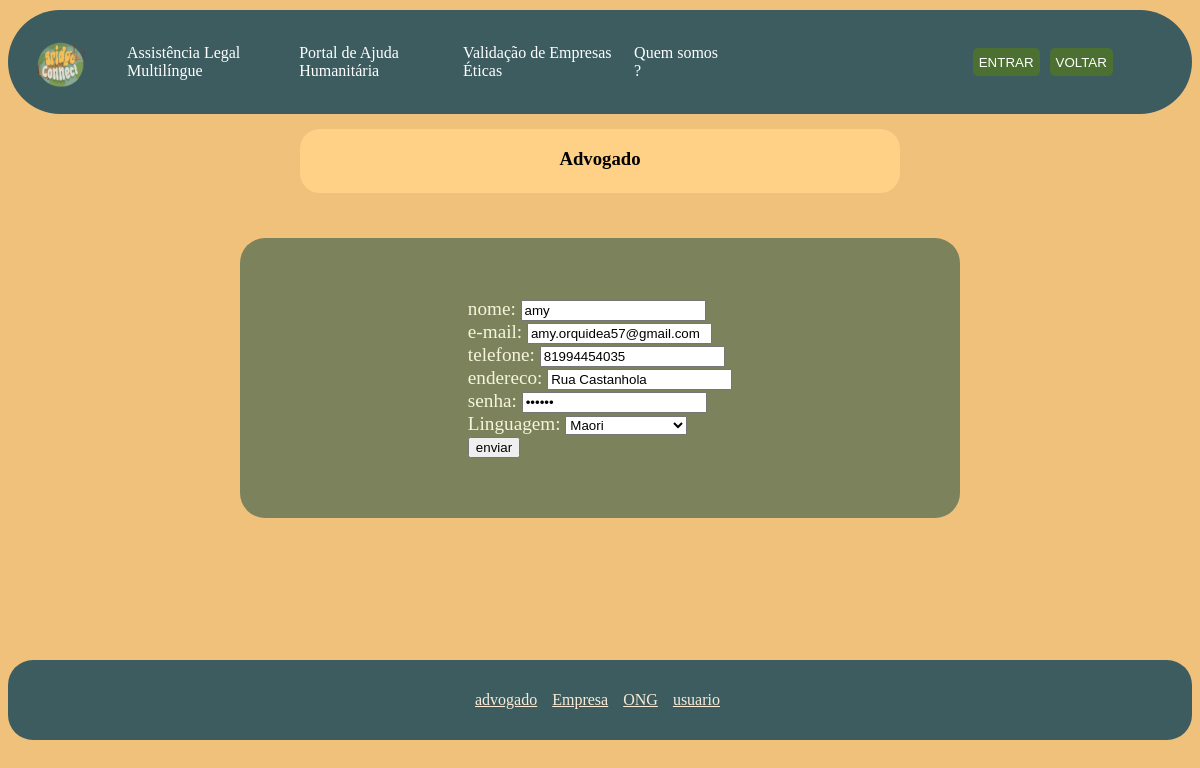
The page /edit/usuario/1 on the database its author committed.
### app.py (models this page shows)
class Usuarios(db.Model):
    id = db.Column(db.Integer, primary_key=True, autoincrement=True)
    email = db.Column(db.String(50), unique=True, nullable=False)
    nome = db.Column(db.String(80), nullable=False)
    lingua = db.Column(db.String(20), nullable=False)
    senha = db.Column(db.String(15), nullable=False)
    telefone = db.Column(db.String(10), nullable=False)
    endereco = db.Column(db.String(120), nullable=False)

### app.py (the view, shortened to what this page needs)
@app.route('/edit/usuario/<int:id>', methods=['GET', 'POST'])
def editarUsuario(id):
    usuario = Usuarios.query.get_or_404(id)
    return render_template('editarUsuario.html', usuario=usuario)

### templates/editarUsuario.html (shortened to what this page needs)
<!DOCTYPE html>
<html lang="en">
<head>
    <link rel="stylesheet" href="/static/form.css">
</head>
<body>
    <header>
        <img src="/static/img/Spring_20250724_073124_0000.png" alt="Logo">
        <div class="links">
            <a href="#assistenciaLegal">Assistência Legal Multilíngue</a>
            <a href="#portalDeAjuda">Portal de Ajuda Humanitária</a>
            <a href="#ValidacaoDeEmpresas">Validação de Empresas Éticas</a>
            <a href="#quemSomos">Quem somos ?</a>
        </div>
        <div class="botoes">
            <a href="login.html" target="_blank"><button class="entrar">ENTRAR</button></a>
            <a href="/" target="_blank"><button class="entrar">VOLTAR</button></a>
        </div>
    </header>
    <div class="topo">
        <h3>Advogado</h3>
    </div>
    <div class="conteudo">
        <form id="formulario" method="POST">
            nome: <input type="text" name="nome" value="{{usuario.nome}}" required>
            <br>
            e-mail: <input type="email" id="email" name="email" value="{{usuario.email}}" required>
            <br>
            telefone: <input type="tel" name="telefone" value="{{usuario.telefone}}" required>
            <br>
            endereco: <input type="text" id="endereco" name="endereco" value="{{usuario.endereco}}" required>
            <br>
            senha: <input type="password" id="password" name="senha" value="{{usuario.senha}}" required>
            <br>
            Linguagem: <select name="lingua" required>
                <option value="{{usuario.lingua}}">{{usuario.lingua}}</option>
            </select><br>
            <button type="submit">enviar</button>
        </form>
    </div>
    <footer>
        <a href="#advogado">advogado</a>
        <a href="#empresa">Empresa</a>
        <a href="#ONG">ONG</a>
        <a href="#usuario" class="active">usuario</a>
    </footer>
</body>
</html>

### static/form.css (style rules this page uses)
body { background-color: #F0C17B; }
.topo { background-color: #FFD187; height: 8vh; width: 50vw; display: flex; justify-self: center; justify-content: center; border-radius: 20px; margin-top: 15px; margin-bottom: 20px; }
.conteudo { background-color:#7C825B ; display: flex; justify-content: center; align-items: center; justify-self: center; height:35Vh; width: 60Vw; border-radius: 25px; color: beige; margin: 35px; margin-top: 45px; font-size: larger; }
footer { background-color: #3C5C60; height: 10Vh; width: 100%; margin-left: 0%; margin-right: 0%; display: flex; justify-content: center; justify-self: end; align-items: center; border-radius: 25px; margin-top: 12%; }
footer a { color: antiquewhite; margin-left: 5px; margin-right: 10px; }
header { background-color: #3C5C60; height: 13vh; display: flex; margin: 10px 0 0 0; border-radius: 10vh; }
.links { display: flex; justify-content: space-around; align-items: center; width: 50%; text-decoration: none; font-size: medium; padding: 15px; color: white; }
.links a { text-decoration: none; color: white; }
.botoes { display: flex; justify-content: flex-end; align-items: center; width: 32%; gap: 10px; }
.criarconta, .entrar { background-color: #4C7031; border-radius: 5px; height: 3.5vh; color: aliceblue; border: none; }
.entrar { color: white; }

### rows shown on the page
Usuarios: nome "amy", email "amy.orquidea57@gmail.com", telefone "81994454035", endereco "Rua Castanhola", lingua "Maori"
